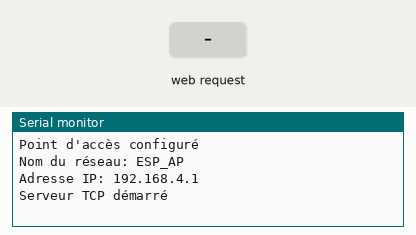
This program was run on a simulated ESP8266 (NodeMCU). Parts: the last lines printed to the serial monitor. The inputs (shaded band) are chosen by the test bench.

Above: at 1.2 s.
1.3 s: HTTP request GET /G received
At 2.5 s:
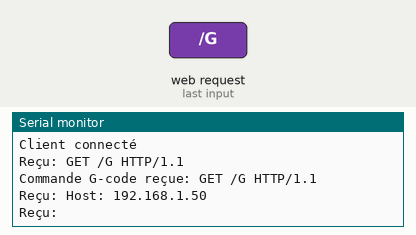
2.8 s: HTTP request GET /M received
At 3.9 s:
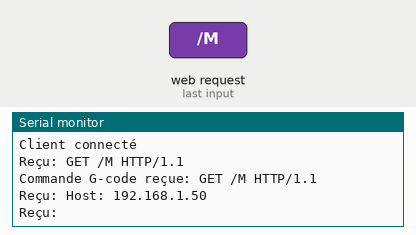

The program:

main.cpp
```cpp
#include <ESP8266WiFi.h> // Remplacez par <WiFi.h> si vous utilisez un ESP32

// Configuration du point d'accès
const char* ssid = "ESP_AP"; // Nom du réseau Wi-Fi
const char* password = "12345678"; // Mot de passe du réseau (minimum 8 caractères)
// Variable à définir (booléenne) pour le choix de l'IP statique ou DHCP
bool useStaticIP = true;  // Par exemple, définissez à `true` pour utiliser une IP statique

WiFiServer server(1234); // Port TCP du serveur


void setup() {
  Serial.begin(115200);

  // Configuration en mode point d'accès
  WiFi.softAP(ssid, password);
  Serial.println("Point d'accès configuré");
  Serial.print("Nom du réseau: ");
  Serial.println(ssid);
  Serial.print("Adresse IP: ");
  Serial.println(WiFi.softAPIP());

  // Démarrage du serveur
  server.begin();
  Serial.println("Serveur TCP démarré");
}

void loop() {
  // Vérifie si un client se connecte
  WiFiClient client = server.available();
  if (client) {
    Serial.println("Client connecté");
    while (client.connected()) {
      // Lecture des données envoyées par le client
      if (client.available()) {
        String data = client.readStringUntil('\n');
        data.trim(); // Retire les espaces et retours à la ligne
        Serial.print("Reçu: ");
        Serial.println(data);

        // Vérifie si la commande est $DD
        if (data.startsWith("$DD")) {
          String packet = "Aucun paquet spécifique en attente";
          client.println(packet);
          Serial.print("Requête Telnet $DD: ");
          Serial.println(packet);
        }
        // Vérifie si c'est une commande G-code
        else if (data.startsWith("G") || data.startsWith("M")) {
          Serial.print("Commande G-code reçue: ");
          Serial.println(data);
          client.println("Commande G-code acceptée: " + data);
        } else {
          // Réponse pour les commandes non reconnues
          client.println("Commande inconnue: " + data);
        }
      }
    }
    client.stop(); // Déconnecte le client
    Serial.println("Client déconnecté");
  }
}
```

Measured:
- after the input at 1.3 s, the serial monitor: prints a new line at once (image 1)
- after the input at 2.8 s, the serial monitor: prints a new line at once (image 2)
